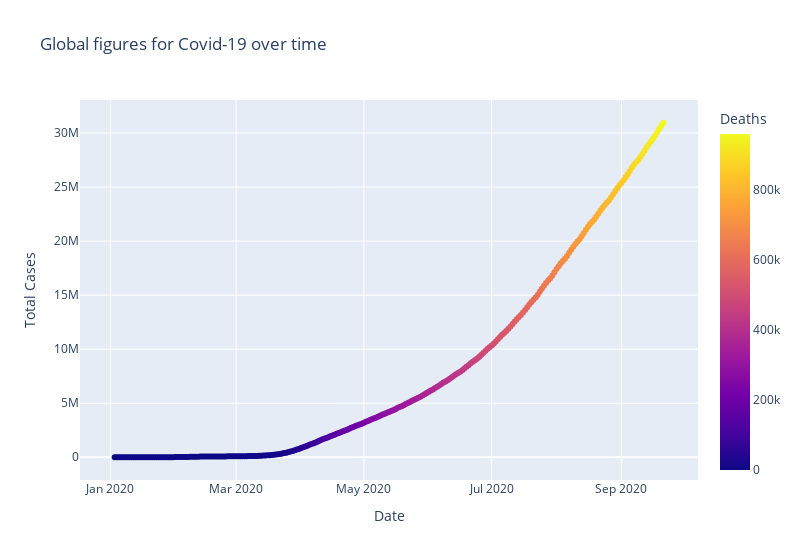

The notebook cell saved with this chart:
### Code cell
fig = px.scatter(data_bydate, x='Date', y='CCases', color='CDeaths',
             width=800,labels={'CCases': 'Total Cases', 'CDeaths': 'Deaths'},
            title = 'Global figures for Covid-19 over time')

fig.show()

### Figure 1 — Plotly figure (JSON) as saved in the notebook; plotly's stock layout.template omitted (floating-point values rounded to 4 significant figures; data arrays with more than 128 entries replaced by an {"elided": "..."} marker saying what was removed)
{"data": [{"hovertemplate": "Date=%{x}<br>Total Cases=%{y}<br>Deaths=%{marker.color}<extra></extra>", "legendgroup": "", "marker": {"color": {"elided": "263 int values"}, "coloraxis": "coloraxis", "symbol": "circle"}, "mode": "markers", "name": "", "orientation": "v", "showlegend": false, "type": "scatter", "x": {"elided": "263 str values"}, "xaxis": "x", "y": {"elided": "263 int values"}, "yaxis": "y"}], "layout": {"coloraxis": {"colorbar": {"title": {"text": "Deaths"}}, "colorscale": [[0, "#0d0887"], [0.1111, "#46039f"], [0.2222, "#7201a8"], [0.3333, "#9c179e"], [0.4444, "#bd3786"], [0.5556, "#d8576b"], [0.6667, "#ed7953"], [0.7778, "#fb9f3a"], [0.8889, "#fdca26"], [1, "#f0f921"]]}, "legend": {"tracegroupgap": 0}, "title": {"text": "Global figures for Covid-19 over time"}, "width": 800, "xaxis": {"anchor": "y", "domain": [0, 1], "title": {"text": "Date"}}, "yaxis": {"anchor": "x", "domain": [0, 1], "title": {"text": "Total Cases"}}}}
